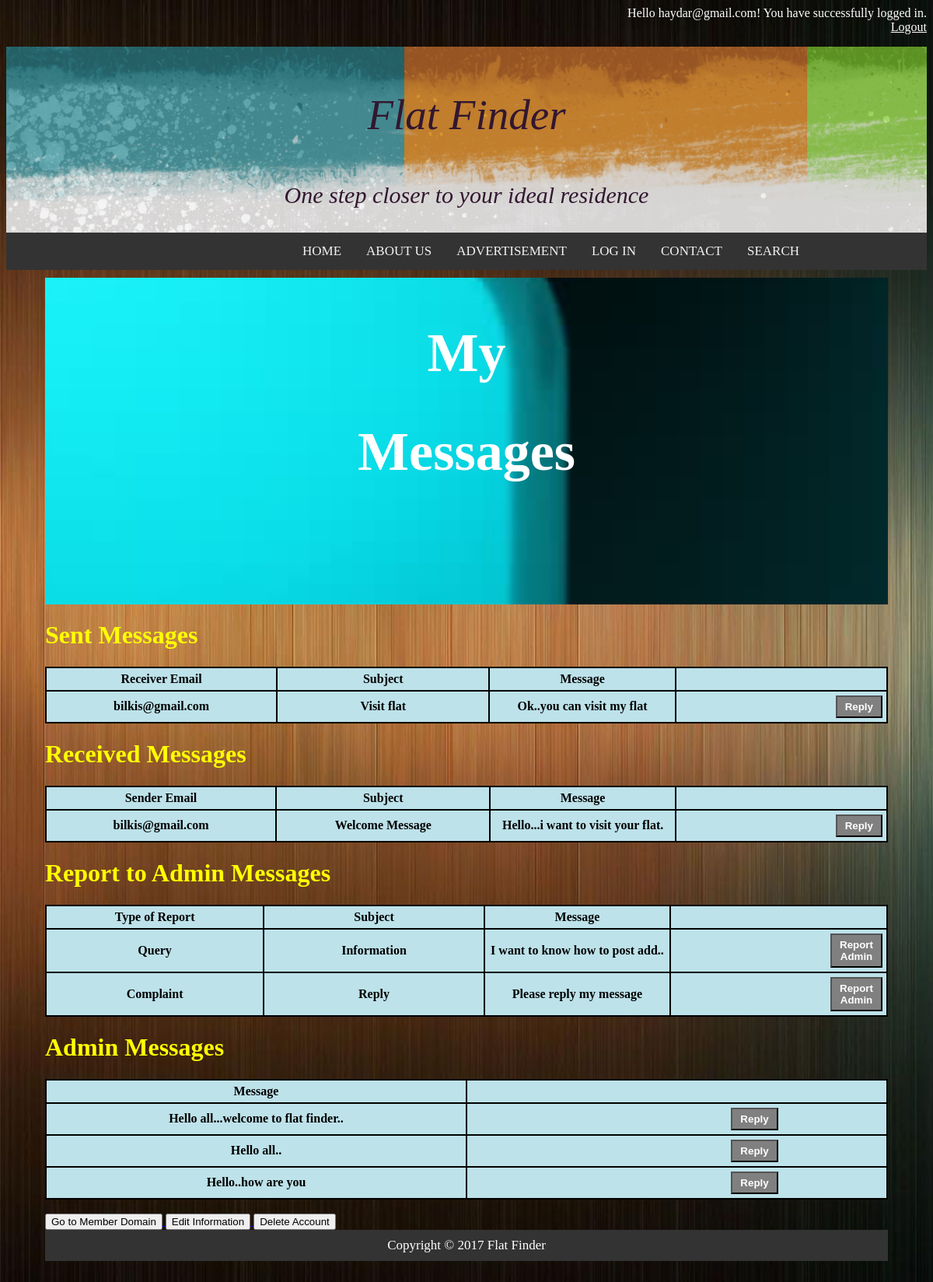
/viewMsg1.php (signed in), run on the app's committed database.
### tables this page shows
CREATE TABLE `message` (
  `M_ID` int(10) NOT NULL,
  `RecEmail` varchar(30) NOT NULL,
  `Subject` varchar(200) NOT NULL,
  `Message` varchar(700) NOT NULL,
  `SenEmail` varchar(30) NOT NULL
);

CREATE TABLE `report` (
  `RA_ID` int(10) NOT NULL,
  `SenEmail` varchar(40) NOT NULL,
  `Report` varchar(20) NOT NULL,
  `Subject` varchar(100) NOT NULL,
  `Message` varchar(600) NOT NULL
);

CREATE TABLE `adminmsg` (
  `A_ID` int(10) NOT NULL,
  `Message` varchar(600) NOT NULL
);

### viewMsg1.php (the view, shortened to what this page needs)
<?php
          echo "<p style='text-align: right;color: white'>";
          echo "Hello ".$_SESSION['email']."! "."\n";
          echo " You have successfully logged in."."\n";
          echo "<a href='logout.php' style='color: white'> Logout</a> ";
          echo "</p>";
?>
<?php
include_once("config.php");
$result1 = mysqli_query($conn,  "SELECT r.RID, r.Email
    FROM register r
    WHERE Email = '{$_SESSION['email']}'");
$res1 = mysqli_fetch_array($result1);
$SenResult = mysqli_query($conn,  "SELECT * FROM message
    WHERE SenEmail ='{$res1['Email']}'");
$RecResult = mysqli_query($conn,  "SELECT * FROM message
    WHERE RecEmail ='{$res1['Email']}'");
$adminn = mysqli_query($conn,  "SELECT * FROM adminmsg");
$report = mysqli_query($conn,  "SELECT * FROM report
    WHERE SenEmail ='{$_SESSION['email']}'");
?>
<!DOCTYPE html>
<html lang="en">
  <head>
<link rel="stylesheet" href="test1.css">
  </head>
  <body>
<div class="header">
  <p id="title">Flat Finder</p>
  <p id="subtitle">One step closer to your ideal residence</p>
</div>
<div id="navbar">
                <a href="home.php">HOME</a>
                <a href="aboutUs.php">ABOUT US </a>
                <a href="ApartmentRent.php">ADVERTISEMENT</a>
                <a href="login.php">LOG IN</a>
                <a href="reportAdmin.php">CONTACT</a>
                <a href="search.php">SEARCH</a>
</div>
<div class="content">
  	<div >
  <div class="parallax">
    <h1 style="font-family:Algerian">My</h1>
    <h1 style="font-family:Algerian">Messages</h1>
     </div>
<div>
<h1 style="color: yellow;">Sent Messages</h1>
<table style="width:100%">
  <tr>
    <th>Receiver Email</th>
    <th >Subject</th>
    <th>Message</th>
    <th > </th>
  </tr>
<?php
  while($res2 = mysqli_fetch_array($SenResult)) {
  ?>
  <tr>
  <td ><?php echo $res2['RecEmail']; ?> </td>
  <td><?php echo $res2['Subject']; ?> </td>
    <td><?php echo $res2['Message']; ?> </td>
    <td><?php  echo "<a href='sendMessage.php'><button style='margin-left: 200px;background-color: gray;color:white;padding:5px 10px;font-weight: bold'>Reply </button></a><br> "; ?> </td>
  </tr>
<?php
}
?>
  </table>
</div>
<div>
<h1 style="color: yellow;">Received Messages</h1>
<table style="width:100%">
  <tr>
    <th>Sender Email</th>
    <th >Subject</th>
    <th>Message</th>
    <th > </th>
  </tr>
<?php
  while($res3 = mysqli_fetch_array($RecResult)) {
  ?>
  <tr>
  <td ><?php echo $res3['SenEmail']; ?> </td>
  <td><?php echo $res3['Subject']; ?> </td>
    <td><?php echo $res3['Message']; ?> </td>
    <td><?php  echo "<a href='sendMessage.php'><button style='margin-left: 200px;background-color: gray;color:white;padding:5px 10px;font-weight: bold'>Reply </button></a><br> "; ?> </td>
  </tr>
<?php
}
?>
  </table>
</div>
<div>
<h1 style="color: yellow;">Report to Admin Messages</h1>
<table style="width:100%">
  <tr>
    <th>Type of Report</th>
    <th >Subject</th>
    <th>Message</th>
    <th > </th>
  </tr>
<?php
  while($ress = mysqli_fetch_array($report)) {
  ?>
  <tr>
  <td ><?php echo $ress['Report']; ?> </td>
  <td><?php echo $ress['Subject']; ?> </td>
    <td><?php echo $ress['Message']; ?> </td>
    <td><?php  echo "<a href='reportAdmin.php'><button style='margin-left: 200px;background-color: gray;color:white;padding:5px 10px;font-weight: bold'>Report Admin </button></a><br> "; ?> </td>
  </tr>
<?php
}
?>
  </table>
</div>
<div>
<h1 style="color: yellow;">Admin Messages</h1>
<table style="width:100%">
  <tr>
    <th>Message</th>
    <th > </th>
  </tr>
<?php
  while($admin = mysqli_fetch_array($adminn)) {
  ?>
  <tr>
    <td><?php echo $admin['Message']; ?> </td>
    <td><?php  echo "<a href='reportAdmin.php'><button style='margin-left: 200px;background-color: gray;color:white;padding:5px 10px;font-weight: bold'>Reply </button></a><br> "; ?> </td>
  </tr>
<?php
}
?>
  </table>
</div>
<br>
<div>
  <a href="MemberHome.php"><button>Go to Member Domain</button> </a>
  <a href="signup.php"><button>Edit Information</button> </a>
  <a href="delete.php"><button>Delete Account</button> </a>
</div>
</div>
</body>
<div class="fixed-footer">
        <div class="container">Copyright &copy; 2017 Flat Finder</div>
    </div>
  </html>

### test1.css (style rules this page uses)
.header { background-color: #ffffff; padding: 1px; text-align: center; font-family: Brush Script MT, Brush Script Std, cursive; font-style: oblique; color: #321730; background-image: url("header.jpg"); }
#title { font-size: 55px; }
#subtitle { font-size: 30px; }
#navbar { overflow: hidden; background-color: #333; padding-left: 365px; }
#navbar a { display: block; color: #f2f2f2; text-align: center; padding: 14px 16px; text-decoration: none; float: left; font-size: 17px; }
.content { padding: 50px; padding-top: 10px; }
.fixed-footer { width: 100%; background: #333; color: #fff; bottom: 0; padding: 10px 0; font-size: 17px; text-align: center; }
.container { width: 80%; margin: 0 auto; }

### viewMsg1.php (style rules this page uses)
body { background-image: url('background.jpg'); height: 500px; background-attachment: fixed; background-position: center; background-repeat: no-repeat; background-size: cover; }
.parallax { background-image: url("msg.jpg"); height: 400px; background-attachment: fixed; background-position: center; background-repeat: no-repeat; background-size: cover; text-align: center; font-size: 35px; color: white; padding: 10px; }
table, th, td { border: 2px solid black; border-collapse: collapse; font-size:100%; color: black; background-color: #bde2ea; font-weight: bold; }
th, td { padding: 5px; text-align: center; width: 35%; }

### data on the page
message: RecEmail "bilkis@gmail.com", Subject "Visit flat", Message "Ok..you can visit my flat"
message: SenEmail "bilkis@gmail.com", Subject "Welcome Message", Message "Hello...i want to visit your flat."
report: Report "Query", Subject "Information", Message "I want to know how to post add.."
report: Report "Complaint", Subject "Reply", Message "Please reply my message"
adminmsg: Message "Hello all...welcome to flat finder.."
adminmsg: Message "Hello all.."
adminmsg: Message "Hello..how are you"

### other printed values
$_SESSION['email'] "haydar@gmail.com"
